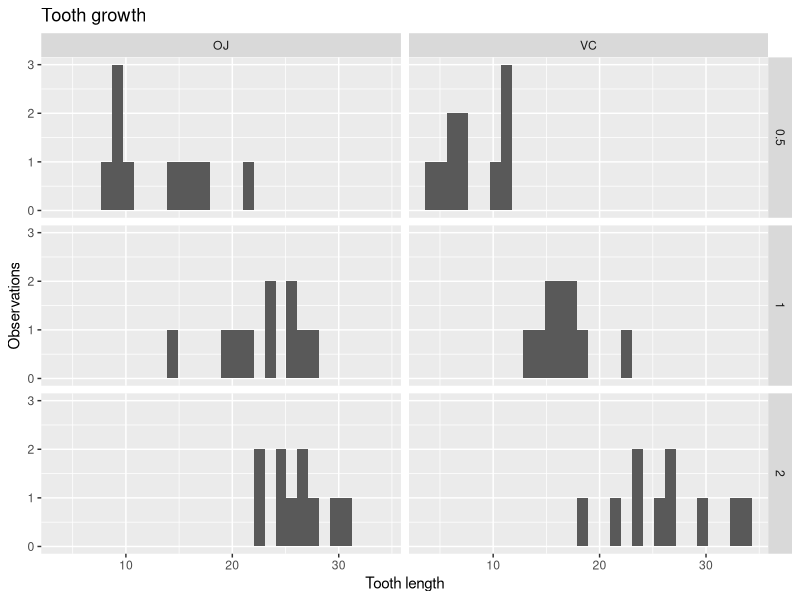

Here is the R script that generated this plot: (Note: this script raises an error after producing the figure.)
## ---- chunk 1
require(datasets); require(ggplot2)

qplot(len, data = ToothGrowth, facets = dose ~ supp, main = "Tooth growth", xlab = "Tooth length", ylab = "Observations")


## ---- chunk 2
        t.test(len ~ supp, paired = FALSE, var.equal = TRUE, data = ToothGrowth)
